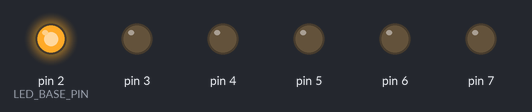
Recording of a sketch running on a simulated Arduino Uno, built with avr-gcc and run on an emulated ATmega328P. Parts: output pins drawn as LEDs (lit = HIGH).

Above: at 0.5 s.
At 3.5 s:
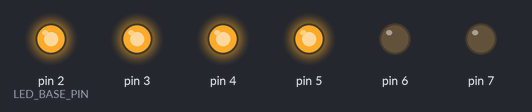
At 5.5 s:
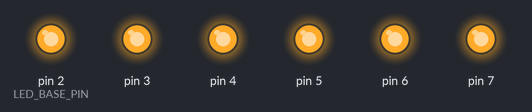
At 7.5 s:
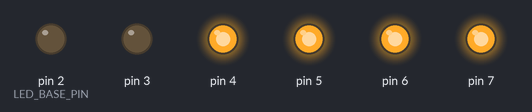
At 10.5 s:
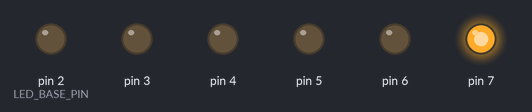
At 14.5 s:
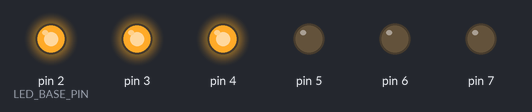
Timing chart, 0 to 15.6 s (numbered marks = the images above):
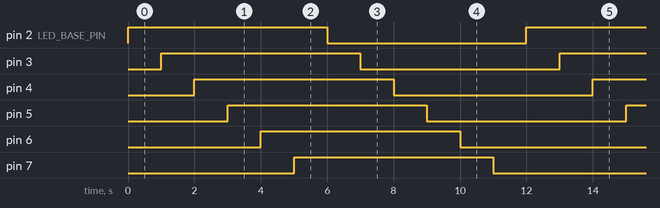

The sketch:

RunningLED.ino
```cpp
// LED流水灯
const uint8_t LED_BASE_PIN = 2;
const uint8_t LED_NUM = 6;

void setup() {
    for (uint8_t i = LED_BASE_PIN; i < LED_BASE_PIN + LED_NUM; i++) {
        pinMode(i, OUTPUT);
    }
}

void loop() {
    for (uint8_t i = LED_BASE_PIN; i < LED_BASE_PIN + LED_NUM; i++) {
        digitalWrite(i, HIGH);
        delay(1000);
    }
    for (uint8_t i = LED_BASE_PIN; i < LED_BASE_PIN + LED_NUM; i++) {
        digitalWrite(i, LOW);
        delay(1000);
    }
}
```

Measured:
- by itself, pin 2 (LED_BASE_PIN), pin 3–7: alternates HIGH for 6.0 s and LOW for 6.0 s
- by itself, everything shown: repeats every 12.0 s, in 12 steps
